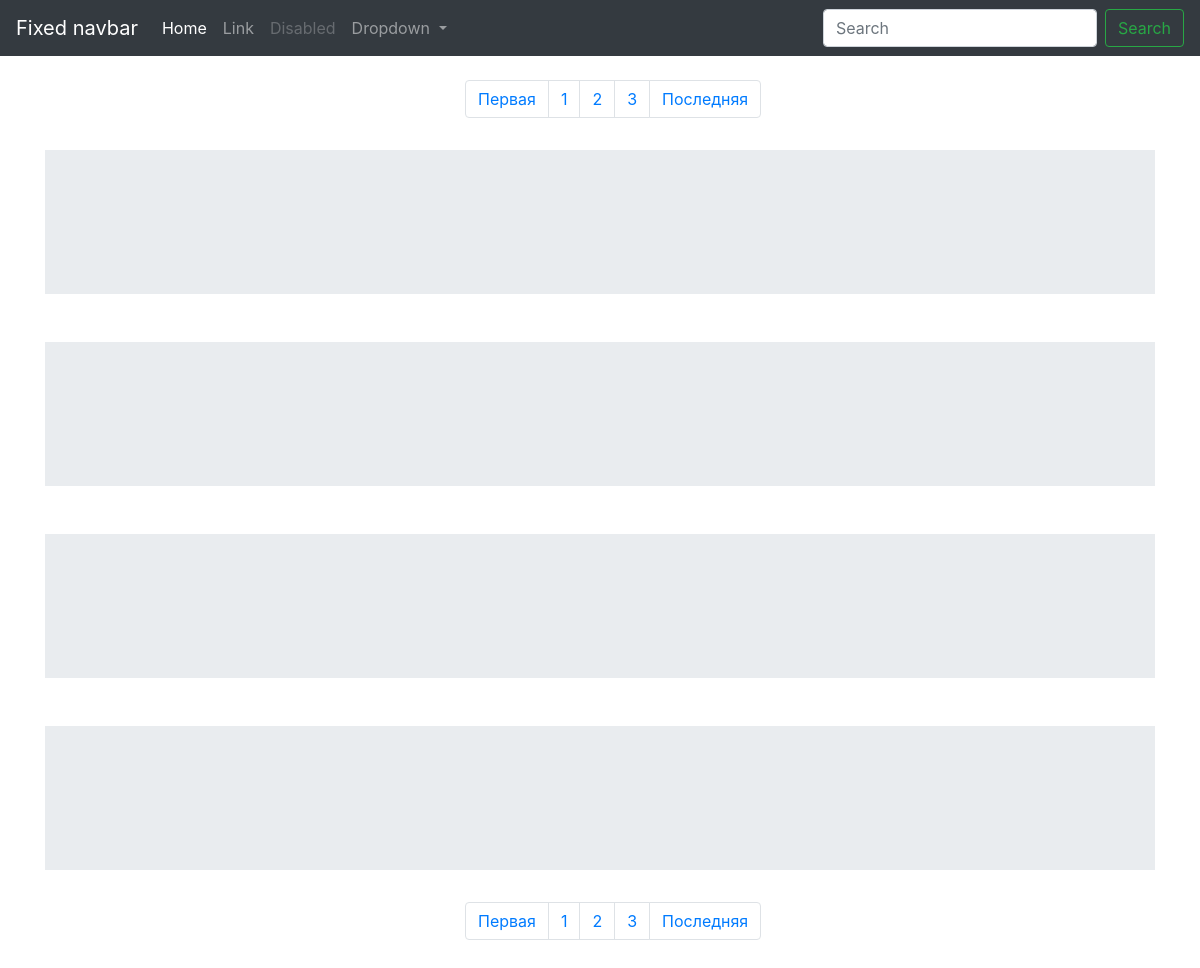
The app's page /, older data.
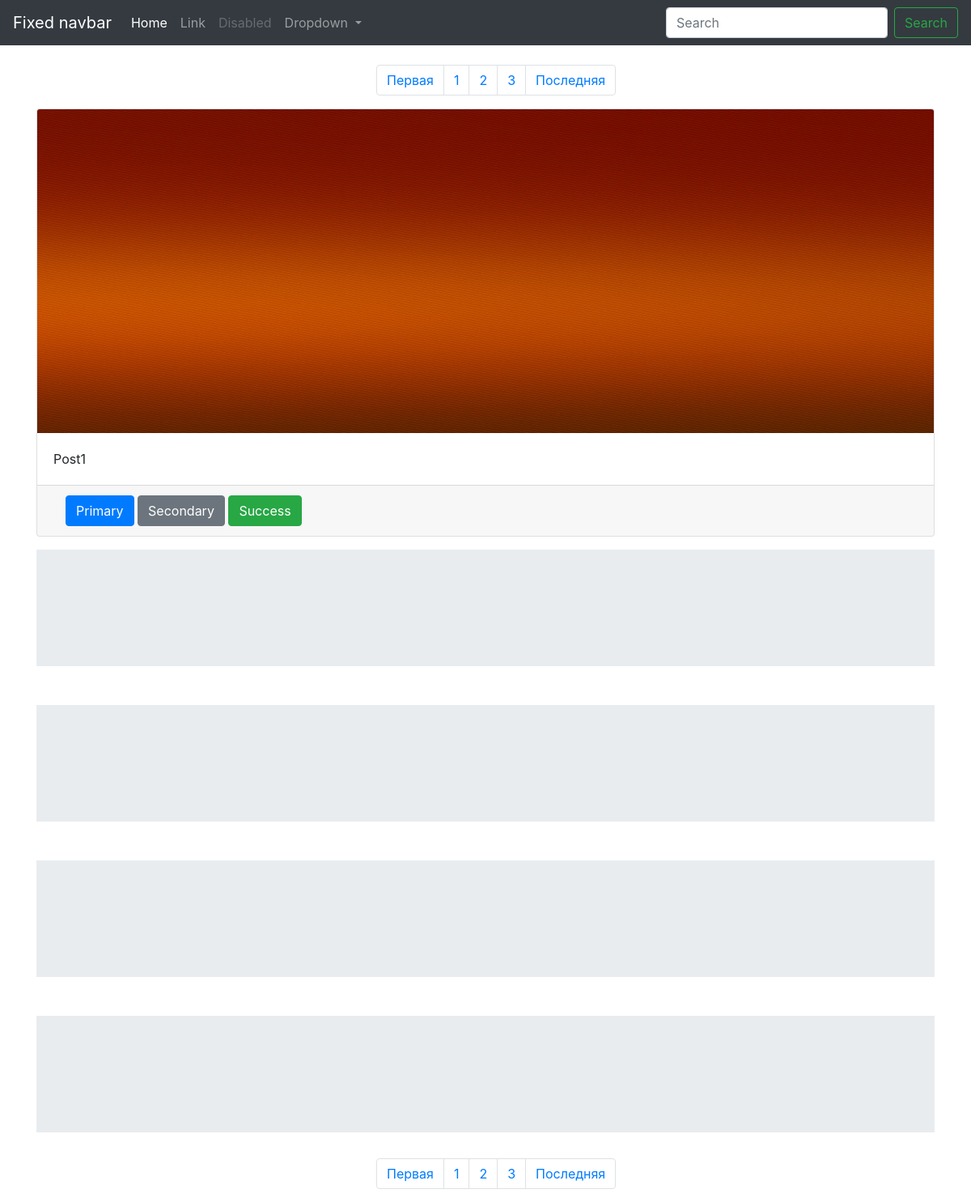
The same page, newer data.
### Post/models.py (models this page shows, shortened)
class Post(models.Model):
    header = models.CharField(max_length = 300)
    discription = models.TextField()
    dateCreation = models.DateTimeField(auto_now_add = True)
    datePublic = models.DateTimeField(blank = True)
    categorys = models.ManyToManyField(Category)

### Post/views.py (the view)
# urls.py: path('', listPage),
def listPage(request):
    AllPost = Post.objects.all().order_by('-datePublic')
    AllCategory = Category.objects.all()
    PostsFirsts_12 = AllPost[0:12]
    PostCount = PostsFirsts_12.count()
    FirstGrup = AllPost[0:3]
    SecondGrup = AllPost[3:6]
    ThriedGrup = AllPost[6:9]
    FourGrup = AllPost[9:12]
    ListPost = [FirstGrup, SecondGrup, ThriedGrup, FourGrup]
    vars = {'Posts': PostsFirsts_12, 'AllCategory': AllCategory, 'ListPost':ListPost}
    return render(request, 'Post/list.html', vars)

### templates/Post/list.html
{% extends "Post/base.html" %}
{% block content %}
  {% include "Post/inc_pagin.html" %}
  {% for ListItem in ListPost %}
    {% include "Post/inc_card_deck.html" with ListItem=ListItem %}
    {% include "Post/inc_ad.html" %}
  {% endfor %}
  {% include "Post/inc_pagin.html" %}
{% endblock content %}

### templates/Post/inc_card.html
<div class="card">
    <img class="card-img-top" src="/static/img/color.jpg" alt="Card image cap" height="400px">
    <div class="card-body">
      <p class="card-text">{{ header }}</p>
    </div>
    <div class="card-footer">
        <div class="container mx-auto">
              <button type="button" class="btn btn-primary">Primary</button>
              <button type="button" class="btn btn-secondary">Secondary</button>
              <button type="button" class="btn btn-success">Success</button>
        </div>
    </div>
  </div>

Row changes from the older to the newer data that the page shows:
added Post: header "Post1"
